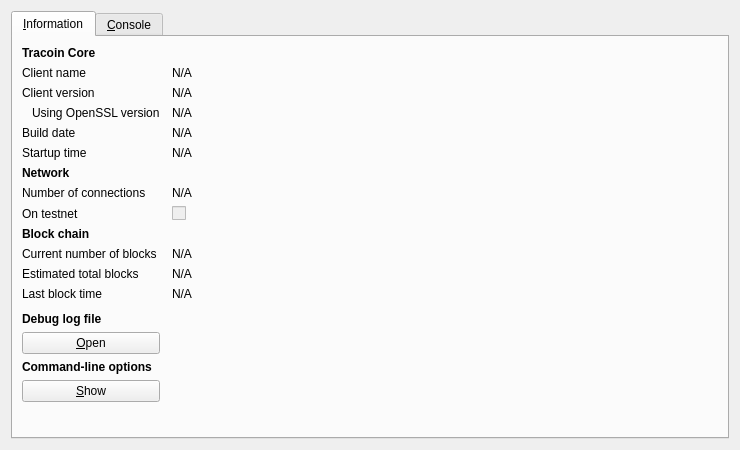
<?xml version="1.0" encoding="UTF-8"?>
<ui version="4.0">
 <class>RPCConsole</class>
 <widget class="QDialog" name="RPCConsole">
  <property name="geometry">
   <rect>
    <x>0</x>
    <y>0</y>
    <width>740</width>
    <height>450</height>
   </rect>
  </property>
  <property name="windowTitle">
   <string>Tracoin - Debug window</string>
  </property>
  <layout class="QVBoxLayout" name="verticalLayout_2">
   <item>
    <widget class="QTabWidget" name="tabWidget">
     <property name="currentIndex">
      <number>0</number>
     </property>
     <widget class="QWidget" name="tab_info">
      <attribute name="title">
       <string>&amp;Information</string>
      </attribute>
      <layout class="QGridLayout" name="gridLayout" columnstretch="0,1">
       <property name="horizontalSpacing">
        <number>12</number>
       </property>
       <item row="0" column="0">
        <widget class="QLabel" name="label_9">
         <property name="font">
          <font>
           <weight>75</weight>
           <bold>true</bold>
          </font>
         </property>
         <property name="text">
          <string>Tracoin Core</string>
         </property>
        </widget>
       </item>
       <item row="1" column="0">
        <widget class="QLabel" name="label_5">
         <property name="text">
          <string>Client name</string>
         </property>
        </widget>
       </item>
       <item row="1" column="1">
        <widget class="QLabel" name="clientName">
         <property name="cursor">
          <cursorShape>IBeamCursor</cursorShape>
         </property>
         <property name="text">
          <string>N/A</string>
         </property>
         <property name="textFormat">
          <enum>Qt::PlainText</enum>
         </property>
         <property name="textInteractionFlags">
          <set>Qt::LinksAccessibleByMouse|Qt::TextSelectableByKeyboard|Qt::TextSelectableByMouse</set>
         </property>
        </widget>
       </item>
       <item row="2" column="0">
        <widget class="QLabel" name="label_6">
         <property name="text">
          <string>Client version</string>
         </property>
        </widget>
       </item>
       <item row="2" column="1">
        <widget class="QLabel" name="clientVersion">
         <property name="cursor">
          <cursorShape>IBeamCursor</cursorShape>
         </property>
         <property name="text">
          <string>N/A</string>
         </property>
         <property name="textFormat">
          <enum>Qt::PlainText</enum>
         </property>
         <property name="textInteractionFlags">
          <set>Qt::LinksAccessibleByMouse|Qt::TextSelectableByKeyboard|Qt::TextSelectableByMouse</set>
         </property>
        </widget>
       </item>
       <item row="3" column="0">
        <widget class="QLabel" name="label_14">
         <property name="text">
          <string>Using OpenSSL version</string>
         </property>
         <property name="indent">
          <number>10</number>
         </property>
        </widget>
       </item>
       <item row="3" column="1">
        <widget class="QLabel" name="openSSLVersion">
         <property name="cursor">
          <cursorShape>IBeamCursor</cursorShape>
         </property>
         <property name="text">
          <string>N/A</string>
         </property>
         <property name="textFormat">
          <enum>Qt::PlainText</enum>
         </property>
         <property name="textInteractionFlags">
          <set>Qt::LinksAccessibleByMouse|Qt::TextSelectableByKeyboard|Qt::TextSelectableByMouse</set>
         </property>
        </widget>
       </item>
       <item row="4" column="0">
        <widget class="QLabel" name="label_12">
         <property name="text">
          <string>Build date</string>
         </property>
        </widget>
       </item>
       <item row="4" column="1">
        <widget class="QLabel" name="buildDate">
         <property name="cursor">
          <cursorShape>IBeamCursor</cursorShape>
         </property>
         <property name="text">
          <string>N/A</string>
         </property>
         <property name="textFormat">
          <enum>Qt::PlainText</enum>
         </property>
         <property name="textInteractionFlags">
          <set>Qt::LinksAccessibleByMouse|Qt::TextSelectableByKeyboard|Qt::TextSelectableByMouse</set>
         </property>
        </widget>
       </item>
       <item row="5" column="0">
        <widget class="QLabel" name="label_13">
         <property name="text">
          <string>Startup time</string>
         </property>
        </widget>
       </item>
       <item row="5" column="1">
        <widget class="QLabel" name="startupTime">
         <property name="cursor">
          <cursorShape>IBeamCursor</cursorShape>
         </property>
         <property name="text">
          <string>N/A</string>
         </property>
         <property name="textFormat">
          <enum>Qt::PlainText</enum>
         </property>
         <property name="textInteractionFlags">
          <set>Qt::LinksAccessibleByMouse|Qt::TextSelectableByKeyboard|Qt::TextSelectableByMouse</set>
         </property>
        </widget>
       </item>
       <item row="6" column="0">
        <widget class="QLabel" name="label_11">
         <property name="font">
          <font>
           <weight>75</weight>
           <bold>true</bold>
          </font>
         </property>
         <property name="text">
          <string>Network</string>
         </property>
        </widget>
       </item>
       <item row="7" column="0">
        <widget class="QLabel" name="label_7">
         <property name="text">
          <string>Number of connections</string>
         </property>
        </widget>
       </item>
       <item row="7" column="1">
        <widget class="QLabel" name="numberOfConnections">
         <property name="cursor">
          <cursorShape>IBeamCursor</cursorShape>
         </property>
         <property name="text">
          <string>N/A</string>
         </property>
         <property name="textFormat">
          <enum>Qt::PlainText</enum>
         </property>
         <property name="textInteractionFlags">
          <set>Qt::LinksAccessibleByMouse|Qt::TextSelectableByKeyboard|Qt::TextSelectableByMouse</set>
         </property>
        </widget>
       </item>
       <item row="8" column="0">
        <widget class="QLabel" name="label_8">
         <property name="text">
          <string>On testnet</string>
         </property>
        </widget>
       </item>
       <item row="8" column="1">
        <widget class="QCheckBox" name="isTestNet">
         <property name="enabled">
          <bool>false</bool>
         </property>
         <property name="text">
          <string/>
         </property>
        </widget>
       </item>
       <item row="9" column="0">
        <widget class="QLabel" name="label_10">
         <property name="font">
          <font>
           <weight>75</weight>
           <bold>true</bold>
          </font>
         </property>
         <property name="text">
          <string>Block chain</string>
         </property>
        </widget>
       </item>
       <item row="10" column="0">
        <widget class="QLabel" name="label_3">
         <property name="text">
          <string>Current number of blocks</string>
         </property>
        </widget>
       </item>
       <item row="10" column="1">
        <widget class="QLabel" name="numberOfBlocks">
         <property name="cursor">
          <cursorShape>IBeamCursor</cursorShape>
         </property>
         <property name="text">
          <string>N/A</string>
         </property>
         <property name="textFormat">
          <enum>Qt::PlainText</enum>
         </property>
         <property name="textInteractionFlags">
          <set>Qt::LinksAccessibleByMouse|Qt::TextSelectableByKeyboard|Qt::TextSelectableByMouse</set>
         </property>
        </widget>
       </item>
       <item row="11" column="0">
        <widget class="QLabel" name="label_4">
         <property name="text">
          <string>Estimated total blocks</string>
         </property>
        </widget>
       </item>
       <item row="11" column="1">
        <widget class="QLabel" name="totalBlocks">
         <property name="cursor">
          <cursorShape>IBeamCursor</cursorShape>
         </property>
         <property name="text">
          <string>N/A</string>
         </property>
         <property name="textFormat">
          <enum>Qt::PlainText</enum>
         </property>
         <property name="textInteractionFlags">
          <set>Qt::LinksAccessibleByMouse|Qt::TextSelectableByKeyboard|Qt::TextSelectableByMouse</set>
         </property>
        </widget>
       </item>
       <item row="12" column="0">
        <widget class="QLabel" name="label_2">
         <property name="text">
          <string>Last block time</string>
         </property>
        </widget>
       </item>
       <item row="12" column="1">
        <widget class="QLabel" name="lastBlockTime">
         <property name="cursor">
          <cursorShape>IBeamCursor</cursorShape>
         </property>
         <property name="text">
          <string>N/A</string>
         </property>
         <property name="textFormat">
          <enum>Qt::PlainText</enum>
         </property>
         <property name="textInteractionFlags">
          <set>Qt::LinksAccessibleByMouse|Qt::TextSelectableByKeyboard|Qt::TextSelectableByMouse</set>
         </property>
        </widget>
       </item>
       <item row="13" column="0">
        <spacer name="verticalSpacer_2">
         <property name="orientation">
          <enum>Qt::Vertical</enum>
         </property>
         <property name="sizeHint" stdset="0">
          <size>
           <width>20</width>
           <height>20</height>
          </size>
         </property>
        </spacer>
       </item>
       <item row="14" column="0">
        <widget class="QLabel" name="labelDebugLogfile">
         <property name="font">
          <font>
           <weight>75</weight>
           <bold>true</bold>
          </font>
         </property>
         <property name="text">
          <string>Debug log file</string>
         </property>
        </widget>
       </item>
       <item row="15" column="0">
        <widget class="QPushButton" name="openDebugLogfileButton">
         <property name="toolTip">
          <string>Open the Tracoin debug log file from the current data directory. This can take a few seconds for large log files.</string>
         </property>
         <property name="text">
          <string>&amp;Open</string>
         </property>
         <property name="autoDefault">
          <bool>false</bool>
         </property>
        </widget>
       </item>
       <item row="16" column="0">
        <widget class="QLabel" name="labelCLOptions">
         <property name="font">
          <font>
           <weight>75</weight>
           <bold>true</bold>
          </font>
         </property>
         <property name="text">
          <string>Command-line options</string>
         </property>
        </widget>
       </item>
       <item row="17" column="0">
        <widget class="QPushButton" name="showCLOptionsButton">
         <property name="toolTip">
          <string>Show the Tracoin-Qt help message to get a list with possible Tracoin command-line options.</string>
         </property>
         <property name="text">
          <string>&amp;Show</string>
         </property>
         <property name="autoDefault">
          <bool>false</bool>
         </property>
        </widget>
       </item>
       <item row="18" column="0">
        <spacer name="verticalSpacer">
         <property name="orientation">
          <enum>Qt::Vertical</enum>
         </property>
         <property name="sizeHint" stdset="0">
          <size>
           <width>20</width>
           <height>40</height>
          </size>
         </property>
        </spacer>
       </item>
      </layout>
     </widget>
     <widget class="QWidget" name="tab_console">
      <attribute name="title">
       <string>&amp;Console</string>
      </attribute>
      <layout class="QVBoxLayout" name="verticalLayout_3">
       <property name="spacing">
        <number>3</number>
       </property>
       <item>
        <widget class="QTextEdit" name="messagesWidget">
         <property name="minimumSize">
          <size>
           <width>0</width>
           <height>100</height>
          </size>
         </property>
         <property name="readOnly">
          <bool>true</bool>
         </property>
         <property name="tabKeyNavigation" stdset="0">
          <bool>false</bool>
         </property>
         <property name="columnCount" stdset="0">
          <number>2</number>
         </property>
        </widget>
       </item>
       <item>
        <layout class="QHBoxLayout" name="horizontalLayout">
         <property name="spacing">
          <number>3</number>
         </property>
         <item>
          <widget class="QLabel" name="label">
           <property name="text">
            <string notr="true">&gt;</string>
           </property>
          </widget>
         </item>
         <item>
          <widget class="QLineEdit" name="lineEdit"/>
         </item>
         <item>
          <widget class="QPushButton" name="clearButton">
           <property name="maximumSize">
            <size>
             <width>24</width>
             <height>24</height>
            </size>
           </property>
           <property name="toolTip">
            <string>Clear console</string>
           </property>
           <property name="text">
            <string/>
           </property>
           <property name="icon">
            <iconset resource="../bitcoin.qrc">
             <normaloff>:/icons/remove</normaloff>:/icons/remove</iconset>
           </property>
           <property name="shortcut">
            <string notr="true">Ctrl+L</string>
           </property>
           <property name="autoDefault">
            <bool>false</bool>
           </property>
          </widget>
         </item>
        </layout>
       </item>
      </layout>
     </widget>
    </widget>
   </item>
  </layout>
 </widget>
 <resources>
  <include location="../bitcoin.qrc"/>
 </resources>
 <connections/>
</ui>
